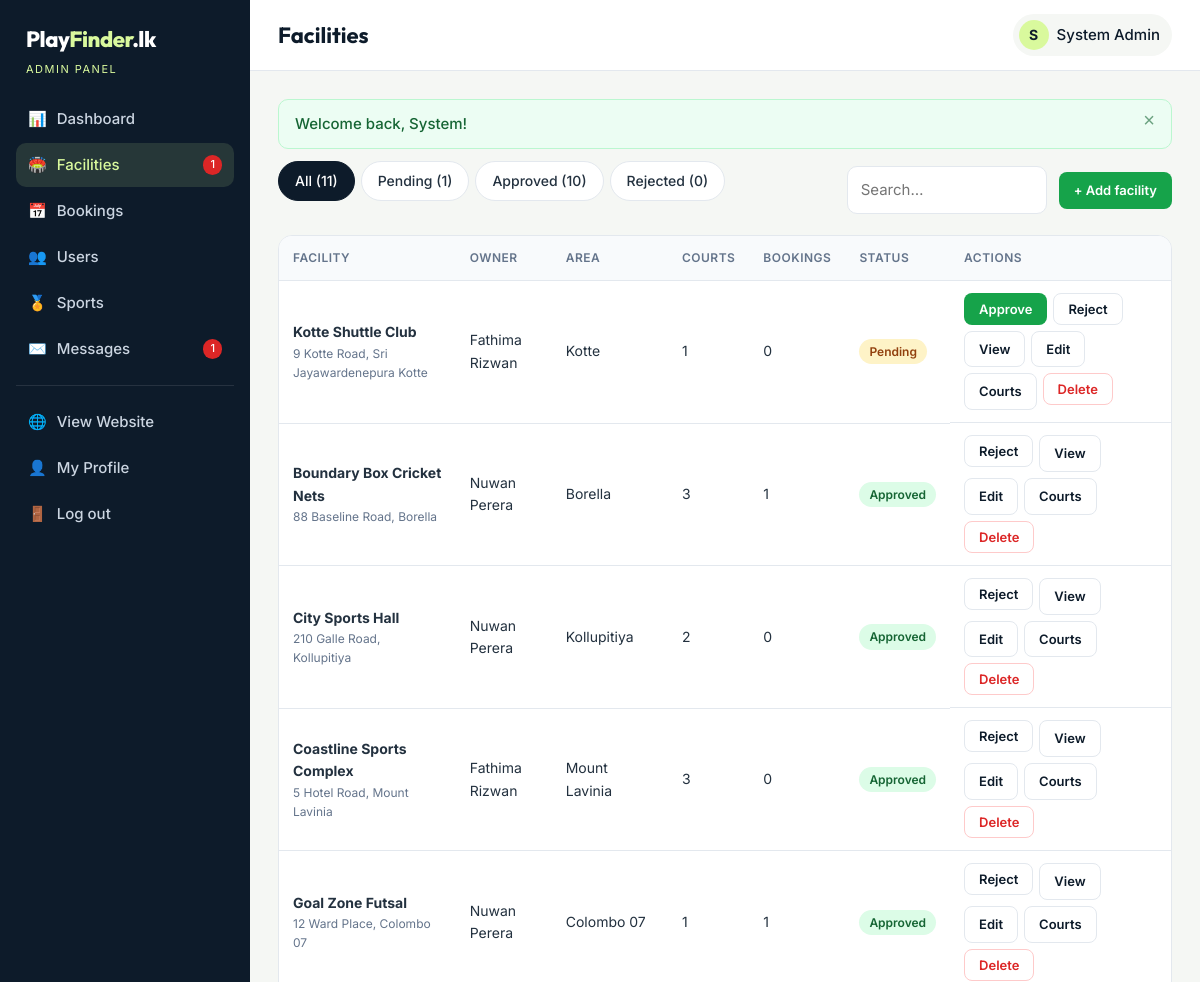
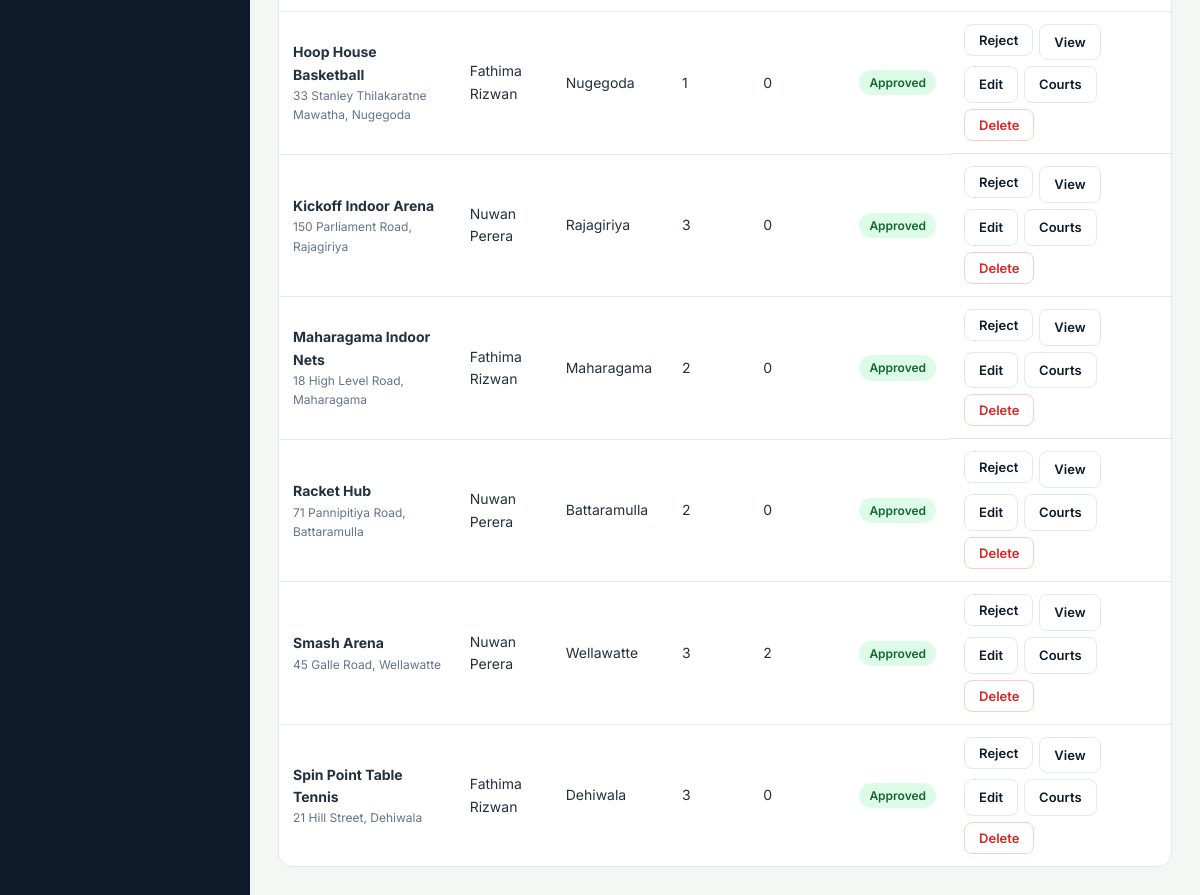
Screenshot of /admin/facilities.php (signed in) with the database file from the repository (2 pictures, top to bottom).
### tables this page shows
CREATE TABLE users (
    id            INT AUTO_INCREMENT PRIMARY KEY,
    full_name     VARCHAR(100) NOT NULL,
    email         VARCHAR(150) NOT NULL UNIQUE,
    phone         VARCHAR(20)  NOT NULL,
    password_hash VARCHAR(255) NOT NULL,
    role          ENUM('user','owner','admin') NOT NULL DEFAULT 'user',
    status        ENUM('active','blocked')     NOT NULL DEFAULT 'active',
    created_at    DATETIME NOT NULL DEFAULT CURRENT_TIMESTAMP
);

CREATE TABLE facilities (
    id          INT AUTO_INCREMENT PRIMARY KEY,
    owner_id    INT NOT NULL,
    name        VARCHAR(120) NOT NULL,
    description TEXT,
    address     VARCHAR(255) NOT NULL,
    area        VARCHAR(60)  NOT NULL,
    latitude    DECIMAL(10,7) NOT NULL,
    longitude   DECIMAL(10,7) NOT NULL,
    phone       VARCHAR(20)  NOT NULL,
    open_time   TIME NOT NULL DEFAULT '06:00:00',
    close_time  TIME NOT NULL DEFAULT '22:00:00',
    amenities   VARCHAR(255) DEFAULT NULL,
    image       VARCHAR(255) DEFAULT NULL,
    status      ENUM('pending','approved','rejected') NOT NULL DEFAULT 'pending',
    created_at  DATETIME NOT NULL DEFAULT CURRENT_TIMESTAMP,
    CONSTRAINT fk_fac_owner FOREIGN KEY (owner_id) REFERENCES users(id) ON DELETE CASCADE,
    INDEX idx_fac_area (area),
    INDEX idx_fac_status (status)
);

### includes/db.php (called while the page is built, shortened)
<?php
function db(): PDO
{
    static $pdo = null;
    if ($pdo === null) {
        try {
            $pdo = new PDO(DB_DSN, DB_USER, DB_PASS, [
                PDO::ATTR_ERRMODE            => PDO::ERRMODE_EXCEPTION,
                PDO::ATTR_DEFAULT_FETCH_MODE => PDO::FETCH_ASSOC,
                PDO::ATTR_EMULATE_PREPARES   => false,
            ]);
        } catch (PDOException $e) {
            http_response_code(500);
            exit('<div style="font-family:sans-serif;padding:40px;max-width:640px;margin:auto">
                <h2>Database connection failed</h2>
                <p>Please make sure MySQL is running in XAMPP and that you imported
                <code>database/playfinder.sql</code> in phpMyAdmin.</p>
                <p style="color:#888">Check settings in <code>config/config.php</code>.</p></div>');
        }
    }
    return $pdo;
}
function q(string $sql, array $params = []): PDOStatement
{
    $stmt = db()->prepare($sql);
    $stmt->execute($params);
    return $stmt;
}
function q_one(string $sql, array $params = []): ?array
{
    $row = q($sql, $params)->fetch();
    return $row === false ? null : $row;
}
function q_all(string $sql, array $params = []): array
{
    return q($sql, $params)->fetchAll();
}

### includes/auth.php (called while the page is built, shortened)
<?php
function current_user(): ?array
{
    static $user = false;
    if ($user === false) {
        $user = null;
        if (!empty($_SESSION['user_id'])) {
            $user = q_one('SELECT id, full_name, email, phone, role, status FROM users WHERE id = ?', [$_SESSION['user_id']]);
        }
    }
    return $user;
}
function is_logged_in(): bool
{
    return current_user() !== null;
}
function require_login(): array
{
    if (!is_logged_in()) {
        $_SESSION['redirect_after_login'] = $_SERVER['REQUEST_URI'] ?? url();
        flash('warning', 'Please log in to continue.');
        redirect('login.php');
    }
    return current_user();
}
function require_role(string ...$roles): array
{
    $user = require_login();
    return $user;
}

### admin/facilities.php (the view, shortened to what this page needs)
<?php
require_once __DIR__ . '/../includes/init.php';
require_role('admin');
$status = $_GET['status'] ?? '';
$search = trim($_GET['q'] ?? '');
$where = ['1 = 1'];
$params = ['confirmed'];
$facilities = q_all("SELECT f.*, u.full_name AS owner_name,
        (SELECT COUNT(*) FROM courts c WHERE c.facility_id = f.id) AS court_count,
        (SELECT COUNT(*) FROM bookings b JOIN courts c ON c.id = b.court_id WHERE c.facility_id = f.id AND b.status = ?) AS booking_count
    FROM facilities f JOIN users u ON u.id = f.owner_id
    WHERE " . implode(' AND ', $where) . "
    ORDER BY CASE f.status WHEN 'pending' THEN 0 WHEN 'approved' THEN 1 ELSE 2 END, f.name", $params);
$counts = [];
foreach (q_all('SELECT status, COUNT(*) AS n FROM facilities GROUP BY status') as $r) $counts[$r['status']] = $r['n'];
$back = '?' . http_build_query(array_filter(['status' => $status, 'q' => $search]));
$pageTitle = 'Facilities';
$activeNav = 'facilities';
require __DIR__ . '/../includes/dash_header.php';
?>
<div class="flex between mb-2">
    <div class="tabs mb-0">
        <a href="?" class="<?= $status === '' ? 'active' : '' ?>">All (<?= array_sum($counts) ?>)</a>
        <?php foreach (['pending' => 'Pending', 'approved' => 'Approved', 'rejected' => 'Rejected'] as $k => $l): ?>
            <a href="?status=<?= $k ?>" class="<?= $status === $k ? 'active' : '' ?>"><?= $l ?> (<?= (int)($counts[$k] ?? 0) ?>)</a>
        <?php endforeach; ?>
    </div>
    <div class="flex">
        <form method="get" class="flex">
            <input type="search" name="q" value="<?= e($search) ?>" placeholder="Search…" style="width:200px">
        </form>
        <a href="<?= url('owner/facility-form.php') ?>" class="btn btn-primary btn-sm">+ Add facility</a>
    </div>
</div>
<div class="table-wrap">
    <table>
        <tr><th>Facility</th><th>Owner</th><th>Area</th><th>Courts</th><th>Bookings</th><th>Status</th><th>Actions</th></tr>
        <?php foreach ($facilities as $f): ?>
            <tr>
                <td><strong><?= e($f['name']) ?></strong><span class="sub"><?= e($f['address']) ?></span></td>
                <td><?= e($f['owner_name']) ?></td>
                <td><?= e($f['area']) ?></td>
                <td><?= (int)$f['court_count'] ?></td>
                <td><?= (int)$f['booking_count'] ?></td>
                <td><?= facility_status_badge($f['status']) ?></td>
                <td class="actions">
                    <?php if ($f['status'] !== 'approved'): ?>
                        <form method="post"><?= csrf_field() ?><input type="hidden" name="id" value="<?= $f['id'] ?>"><input type="hidden" name="back" value="<?= e($back) ?>">
                            <button name="action" value="approve" class="btn btn-primary btn-sm">Approve</button></form>
                    <?php endif; ?>
                    <?php if ($f['status'] !== 'rejected'): ?>
                        <form method="post" data-confirm="Reject / hide &quot;<?= e($f['name']) ?>&quot;? It will no longer be visible to players.">
                            <button name="action" value="reject" class="btn btn-outline btn-sm">Reject</button></form>
                    <?php endif; ?>
                    <a href="<?= url('facility.php?id=' . $f['id']) ?>" class="btn btn-outline btn-sm" target="_blank">View</a>
                    <a href="<?= url('owner/facility-form.php?id=' . $f['id']) ?>" class="btn btn-outline btn-sm">Edit</a>
                    <a href="<?= url('owner/courts.php?facility=' . $f['id']) ?>" class="btn btn-outline btn-sm">Courts</a>
                    <form method="post" data-confirm="Permanently delete &quot;<?= e($f['name']) ?>&quot; with all its courts and booking history?">
                        <button name="action" value="delete" class="btn btn-danger btn-sm">Delete</button></form>
                </td>
            </tr>
        <?php endforeach; ?>
    </table>
</div>
<?php require __DIR__ . '/../includes/dash_footer.php'; ?>

### includes/dash_header.php (shortened to what this page needs)
<?php
$user = current_user();
$isAdmin = $user['role'] === 'admin';
$activeNav = $activeNav ?? '';
if ($isAdmin) {
    $pendingCount = (int)q_val('SELECT COUNT(*) FROM facilities WHERE status = ?', ['pending']);
    $unreadCount  = (int)q_val('SELECT COUNT(*) FROM contact_messages WHERE is_read = 0');
    $menu = [
        'dashboard'  => ['admin/index.php', '📊', 'Dashboard', 0],
        'facilities' => ['admin/facilities.php', '🏟️', 'Facilities', $pendingCount],
        'bookings'   => ['admin/bookings.php', '📅', 'Bookings', 0],
        'users'      => ['admin/users.php', '👥', 'Users', 0],
        'sports'     => ['admin/sports.php', '🏅', 'Sports', 0],
        'messages'   => ['admin/messages.php', '✉️', 'Messages', $unreadCount],
    ];
} else {
    $menu = [
        'dashboard'  => ['owner/index.php', '📊', 'Dashboard', 0],
        'facilities' => ['owner/facilities.php', '🏟️', 'My Facilities', 0],
        'bookings'   => ['owner/bookings.php', '📅', 'Bookings', 0],
    ];
}
?>
<!DOCTYPE html>
<html lang="en">
<head>
    <link rel="stylesheet" href="<?= url('assets/css/style.css') ?>">
</head>
<body class="dash-body">
<aside class="sidebar" id="sidebar">
    <a href="<?= url('index.php') ?>" class="logo logo-light">Play<span>Finder</span>.lk</a>
    <div class="sidebar-role"><?= $isAdmin ? 'Admin Panel' : 'Facility Owner' ?></div>
    <nav>
        <?php foreach ($menu as $key => [$href, $icon, $label, $count]): ?>
            <a href="<?= url($href) ?>" class="<?= $activeNav === $key ? 'active' : '' ?>">
                <span><?= $icon ?></span> <?= e($label) ?>
                <?php if ($count > 0): ?><em class="count"><?= $count ?></em><?php endif; ?>
            </a>
        <?php endforeach; ?>
        <hr>
        <a href="<?= url('index.php') ?>"><span>🌐</span> View Website</a>
        <a href="<?= url('profile.php') ?>"><span>👤</span> My Profile</a>
        <a href="<?= url('logout.php') ?>"><span>🚪</span> Log out</a>
    </nav>
</aside>
<div class="dash-main">
    <header class="dash-top">
        <h1><?= e($pageTitle ?? 'Dashboard') ?></h1>
        <div class="user-chip static">
            <span class="avatar"><?= e(mb_strtoupper(mb_substr($user['full_name'], 0, 1))) ?></span>
            <?= e($user['full_name']) ?>
        </div>
    </header>
    <div class="dash-content">
    <?php foreach (get_flashes() as $flashItem): ?>
        <div class="alert alert-<?= e($flashItem['type']) ?>"><?= e($flashItem['message']) ?><button class="alert-close" aria-label="Close">×</button></div>
    <?php endforeach; ?>

### includes/functions.php (shortened to what this page needs)
<?php
function e($value): string
{
    return htmlspecialchars((string)($value ?? ''), ENT_QUOTES, 'UTF-8');
}
function url(string $path = ''): string
{
    return BASE_URL . '/' . ltrim($path, '/');
}
function get_flashes(): array
{
    $f = $_SESSION['flash'] ?? [];
    return $f;
}
function badge(string $text, string $type): string
{
    return '<span class="badge badge-' . e($type) . '">' . e($text) . '</span>';
}
function facility_status_badge(string $status): string
{
    $map = ['approved' => 'success', 'pending' => 'warning', 'rejected' => 'danger'];
    return badge(ucfirst($status), $map[$status] ?? 'muted');
}

### rows the page displays
users: full_name "S", full_name "System Admin"
facilities: name "Kotte Shuttle Club", address "9 Kotte Road, Sri Jayawardenepura Kotte", owner.full_name "Fathima Rizwan", area "Kotte", court_count "1", booking_count "0", text "Pending"
facilities: name "Boundary Box Cricket Nets", address "88 Baseline Road, Borella", owner.full_name "Nuwan Perera", area "Borella", court_count "3", booking_count "1", text "Approved"
facilities: name "City Sports Hall", address "210 Galle Road, Kollupitiya", owner.full_name "Nuwan Perera", area "Kollupitiya", court_count "2", booking_count "0", text "Approved"
facilities: name "Coastline Sports Complex", address "5 Hotel Road, Mount Lavinia", owner.full_name "Fathima Rizwan", area "Mount Lavinia", court_count "3", booking_count "0", text "Approved"
facilities: name "Goal Zone Futsal", address "12 Ward Place, Colombo 07", owner.full_name "Nuwan Perera", area "Colombo 07", court_count "1", booking_count "1", text "Approved"
facilities: name "Hoop House Basketball", address "33 Stanley Thilakaratne Mawatha, Nugegoda", owner.full_name "Fathima Rizwan", area "Nugegoda", court_count "1", booking_count "0", text "Approved"
facilities: name "Kickoff Indoor Arena", address "150 Parliament Road, Rajagiriya", owner.full_name "Nuwan Perera", area "Rajagiriya", court_count "3", booking_count "0", text "Approved"
facilities: name "Maharagama Indoor Nets", address "18 High Level Road, Maharagama", owner.full_name "Fathima Rizwan", area "Maharagama", court_count "2", booking_count "0", text "Approved"
facilities: name "Racket Hub", address "71 Pannipitiya Road, Battaramulla", owner.full_name "Nuwan Perera", area "Battaramulla", court_count "2", booking_count "0", text "Approved"
facilities: name "Smash Arena", address "45 Galle Road, Wellawatte", owner.full_name "Nuwan Perera", area "Wellawatte", court_count "3", booking_count "2", text "Approved"
facilities: name "Spin Point Table Tennis", address "21 Hill Street, Dehiwala", owner.full_name "Fathima Rizwan", area "Dehiwala", court_count "3", booking_count "0", text "Approved"

### other values shown
$icon "📊"
$label "Dashboard"
$icon "🏟️"
$label "Facilities"
$count "1"
$icon "📅"
$label "Bookings"
$icon "👥"
$label "Users"
$icon "🏅"
$label "Sports"
$icon "✉️"
$label "Messages"
$pageTitle "Facilities"
$flashItem['message'] "Welcome back, System!"
